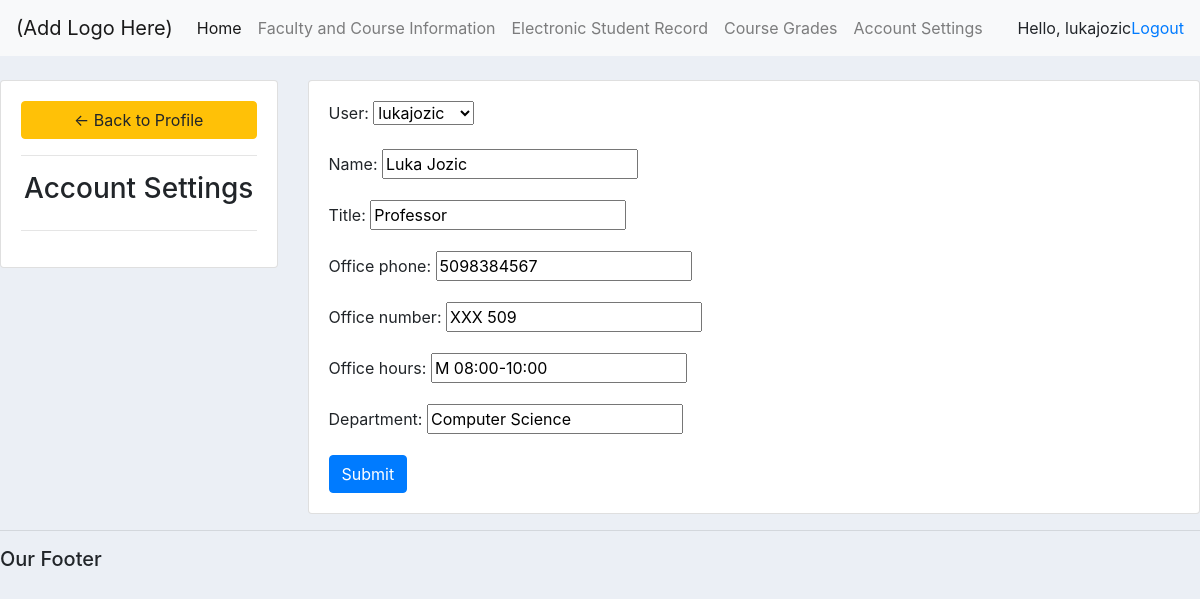
The app's page /account/ (signed in) with its own data.
### school/models.py (models this page shows, shortened)
class Faculty(models.Model):
    user = models.OneToOneField(User, null=True, on_delete=models.CASCADE)
    name = models.CharField(max_length=200, null=True)
    title = models.CharField(max_length=200, null=True)
    office_phone = models.CharField(max_length=200, null=True)
    office_number = models.CharField(max_length=200, null=True)
    office_hours = models.CharField(max_length=200, null=True)
    department = models.CharField(max_length=200, null=True)

### school/views.py (the view)
# urls.py: path('account/', views.account_settings, name='account'),
@login_required(login_url='login')
def account_settings(request):
    faculty = request.user.faculty
    form = FacultyForm(instance=faculty)
    context = {'form': form}
    return render(request, 'school/account_settings.html', context)

### school/forms.py
class FacultyForm(ModelForm):
    class Meta:
        model = Faculty
        fields = '__all__'

### school/templates/school/account_settings.html (shortened to what this page needs)
{%  extends 'school/main.html' %}
{% load static %}
{% block content %}
<br>
<div class="row">
	<div class="col-md-3">
		<div class="card card-body">
			<a class="btn btn-warning" href="{% url 'faculty_home' %}"> &#8592; Back to Profile</a>
			<hr>
			<h3 style="text-align: center">Account Settings</h3>
			<hr>
		</div>
	</div>
	<div class="col-md-9">
		<div class="card card-body">
			<form method="POST" action="" enctype="multipart/form-data">
				{{form.as_p}}
			<input class="btn btn-primary" type="submit" name="Update Information">
			</form>
		</div>
	</div>
</div>
{% endblock %}

### school/templates/school/navbar.html (shortened to what this page needs)
<nav class="navbar navbar-expand-lg navbar-light bg-light">
    <a class="navbar-brand" href="#">(Add Logo Here)</a>
    <div class="collapse navbar-collapse" id="navbarNav">
        <ul class="navbar-nav">
            {% ifequal user.groups.all.0.name "faculty" %}
            <li class="nav-item active">
                <a class="nav-link" href="{% url 'faculty_home' %}">Home</a>
            </li>
            <li class="nav-item">
                <a class="nav-link" href="{% url 'faculty_course_info' %}">Faculty and Course Information</a>
            </li>
            <li class="nav-item">
                <a class="nav-link" href="{% url 'electronic_student_record' %}">Electronic Student Record</a>
            </li>
            <li class="nav-item">
                <a class="nav-link" href="{% url 'course_grades' %}">Course Grades</a>
            </li>
            {% else %}
            <li class="nav-item">
                <a class="nav-link" href="{% url 'course_registration' %}">Course Registration</a>
            </li>
            {% endifequal %}
            <li class="nav-item">
                <a class="nav-link" href="{% url 'account' %}">Account Settings</a>
            </li>
        </ul>
    </div>
    <span>Hello, {{request.user}} </span>
    <span><a href="{% url 'logout' %}">Logout</a></span>
</nav>

### school/templates/school/main.html (style rules this page uses)
body { background-color: #ebeff5; }

### records on screen
Faculty: user "lukajozic", name "Luka Jozic", title "Professor", office_phone "5098384567", office_number "XXX 509", office_hours "M 08:00-10:00", department "Computer Science"

### other values on screen
{{ request.user }} "lukajozic"
